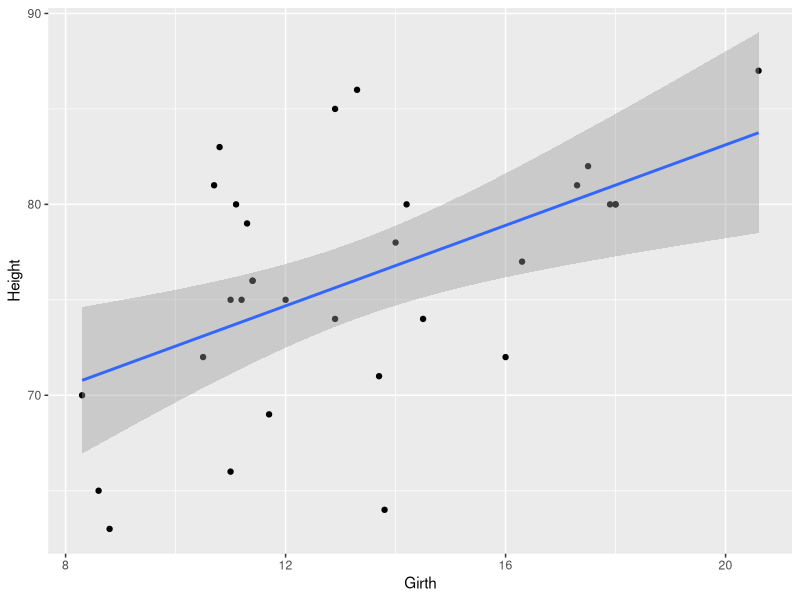

Reproduce this figure in R.
data()
View(CO2)
View(LakeHuron) 
View(iris)
View(mtcars)
View(trees)
View(npk)

#save dataset to excel

install.packages("writexl")
library(writexl)
write_xlsx(CO2,path="C:\\Users\\Saad\\OneDrive\\Desktop\\DataAnalysis\\CO2.xlsx")
library(ggplot2)
ggplot(trees,aes(Girth,Height))+geom_point()+geom_smooth(method="lm")
